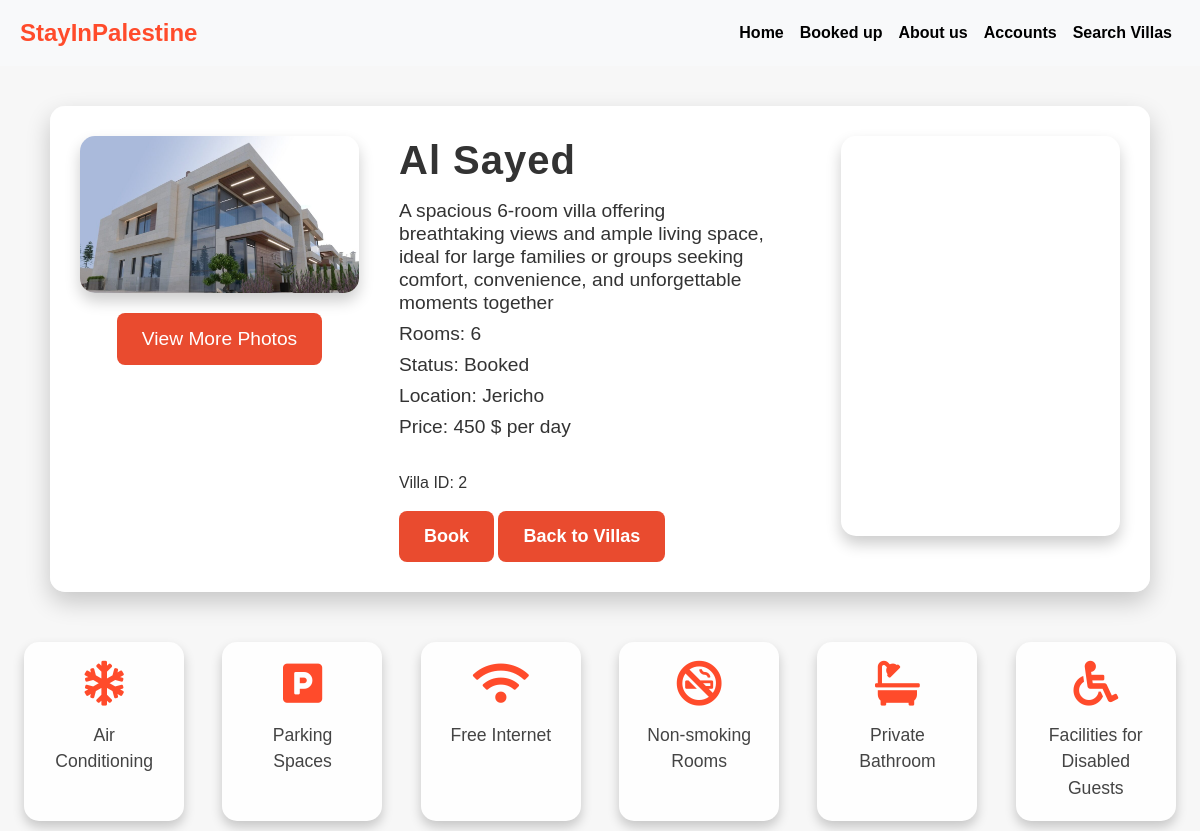
The app's page /villa/2/, older data.
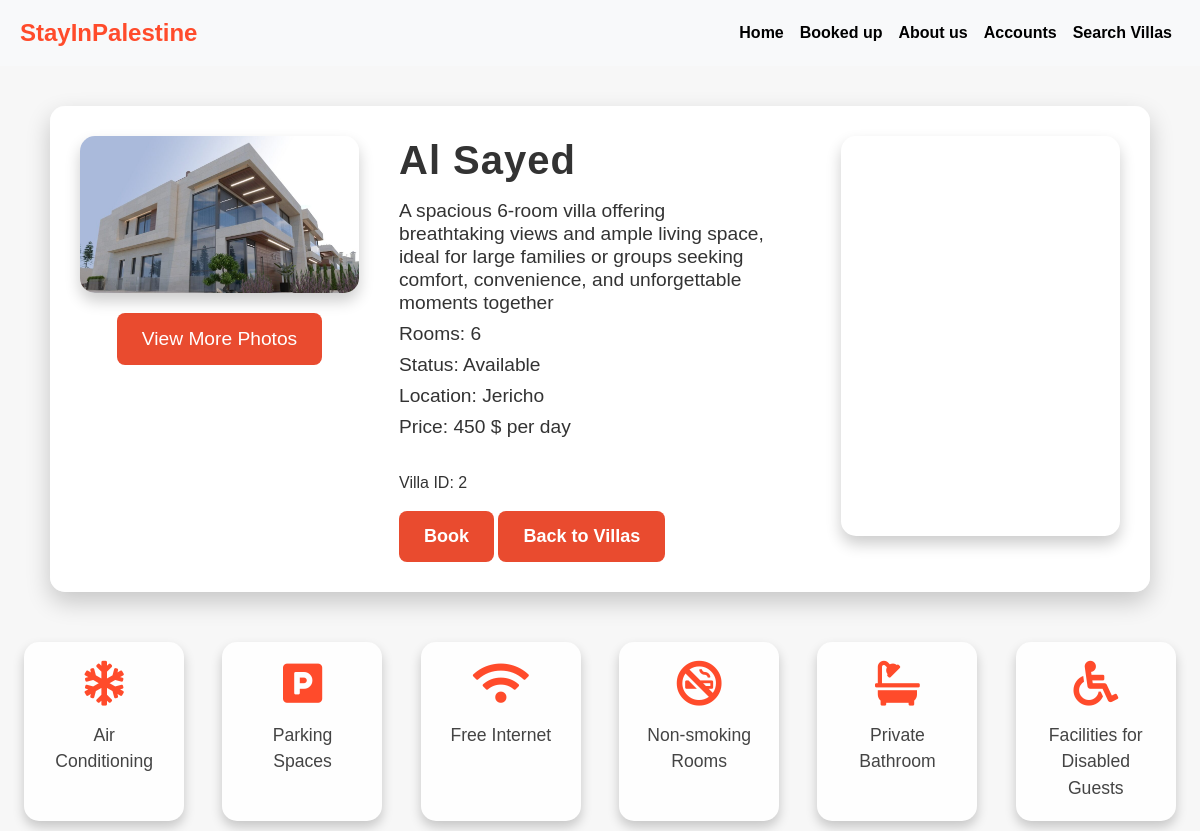
The same page, newer data.
### group/models.py (models this page shows)
class villas(models.Model):
    image = models.ImageField(upload_to='img')
    name = models.CharField(max_length=30)
    desc = models.TextField()
    rooms = models.IntegerField()
    status = models.CharField(max_length=20)
    location = models.CharField(max_length=30)
    price = models.IntegerField()
    user_id = models.ForeignKey(user, on_delete=models.CASCADE)

### group/views.py (the view)
# urls.py: path('villa/<int:villa_id>/', views.details, name='details'),
def details(request, villa_id):
    First_name = request.session.get('First_name')
    Last_name = request.session.get('Last_name')
    if First_name and Last_name:
        user_name = f"{First_name} {Last_name}"
    else:
        user_name = None
    try:
        villa = villas.objects.get(id=villa_id)
    except villas.DoesNotExist:
        messages.error(request, 'The selected villa does not exist.')
        return redirect('villas')
    return render(request, 'details.html', {'details': villa , 'user_name': user_name})

### group/templates/details.html (shortened to what this page needs)
<!DOCTYPE html>
<html lang="en">
<head>
    {% load static %}
    <link href="https://stackpath.bootstrapcdn.com/bootstrap/4.5.2/css/bootstrap.min.css" rel="stylesheet">
    <link rel="stylesheet" href="https://cdnjs.cloudflare.com/ajax/libs/font-awesome/5.15.4/css/all.min.css">
    <link rel="stylesheet" href="{% static 'css/details.css' %}">
</head>
<body>
    <nav class="navbar navbar-expand-lg bg-light">
        <a class="navbar-brand" href="{% url 'index' %}">StayInPalestine</a>
        <div class="collapse navbar-collapse" id="navbarNav">
            <ul class="navbar-nav ml-auto">
                <li class="nav-item">
                    <a class="nav-link" href="{% url 'index' %}">Home</a>
                </li>
                <li class="nav-item">
                    <a class="nav-link" href="{% url 'booked' %}">Booked up</a>
                </li>
                <li class="nav-item">
                    <a class="nav-link" href="{% url 'about' %}">About us</a>
                </li>
                    {% if user_name %}
                    <a class="nav-link" href="{% url 'logout' %}">Logout</a>
                    {% else %}
                <li class="nav-item">
                    <a class="nav-link" href="{% url 'login' %}">Accounts</a>
                    {% endif %}
                </li>
                <li class="nav-item">
                    <a class="nav-link" href="{% url 'villas' %}">Search Villas</a>
                </li>
            </ul>
        </div>
    </nav>
    {% if details %}
    <div class="details">
        <div class="details-image">
            <img src="{{ details.image.url }}" alt="{{ details.name }}">
            <button class="view-more-btn" onclick="openModal()">View More Photos</button>
        </div>
        <div class="details-info">
            <h1>{{ details.name }}</h1>
            <h2>{{ details.desc }}</h2>
            <h2>Rooms: {{ details.rooms }}</h2>
            <h2>Status: {{ details.status }}</h2>
            <h2>Location: {{ details.location }}</h2>
            <h2>Price: {{ details.price }} $ per day</h2>
            <div class="action-buttons">
                <p>Villa ID: {{ details.id }}</p>
                <a href="{% url 'booking' details.id %}" class="cardbutton2">Book</a>
                <a href="{% url 'villas' %}" class="cardbutton2">Back to Villas</a>
            </div>
        </div>
        <div id="map" class="details-map"></div>
    </div>
    {% else %}
    <h1>No purchase details available</h1>
    {% endif %}
    <div class="features">
        <div class="feature-card">
            <i class="fas fa-snowflake"></i>
            <p>Air Conditioning</p>
        </div>
        <div class="feature-card">
            <i class="fas fa-parking"></i>
            <p>Parking Spaces</p>
        </div>
        <div class="feature-card">
            <i class="fas fa-wifi"></i>
            <p>Free Internet</p>
        </div>
        <div class="feature-card">
            <i class="fas fa-smoking-ban"></i>
            <p>Non-smoking Rooms</p>
        </div>
        <div class="feature-card">
            <i class="fas fa-bath"></i>
            <p>Private Bathroom</p>
        </div>
        <div class="feature-card">
            <i class="fas fa-wheelchair"></i>
            <p>Facilities for Disabled Guests</p>
        </div>
    </div>
</body>
</html>

Row changes from the older to the newer data that the page shows:
changed villas "Al Sayed": status "Booked" → "Available"
